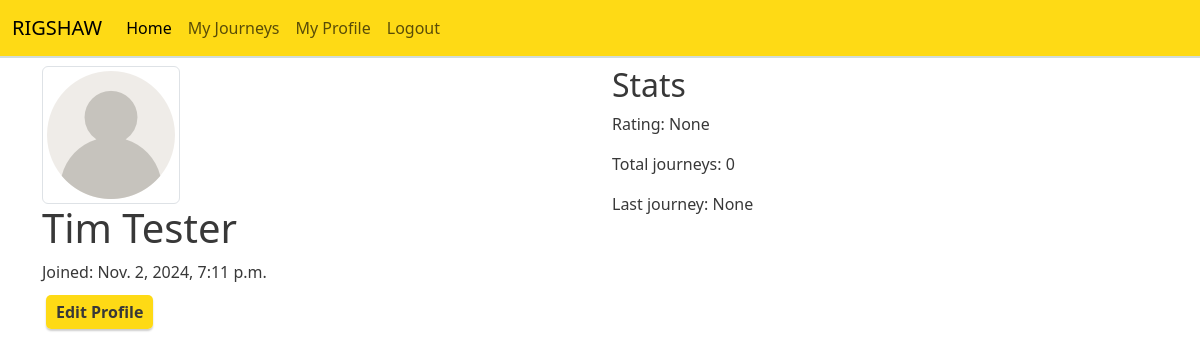
Page /profile/2 (signed in) on the earlier database version.
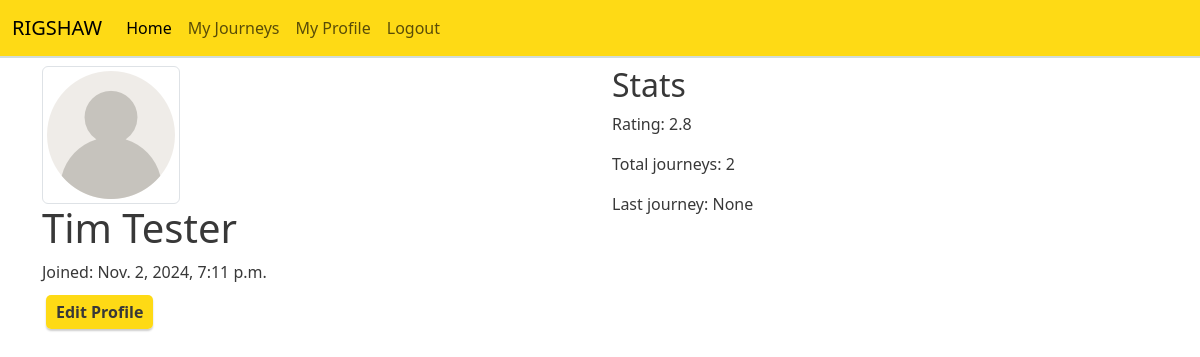
Same page on the later database version.
### profiles/models.py (models this page shows, shortened)
class UserProfile(models.Model):
    user = models.OneToOneField(User, on_delete=models.CASCADE)
    name = models.CharField(max_length=100)
    phone = models.CharField(max_length=15)
    picture = models.ImageField(upload_to='profile/', blank=True)
    avg_rating = models.DecimalField(max_digits=3, decimal_places=1, null=True, blank=True)
    joined = models.DateTimeField(auto_now_add=True)
    class Meta:
        ordering = ['joined']

### profiles/views.py (the view)
# urls.py: path('<int:pk>', views.profile, name='profile'),
def profile(request, pk):
    profile = UserProfile.objects.get(pk=pk)
    total_journeys = Journey.objects.filter(creator=request.user).count()
    last_journey = Journey.objects.filter(creator=request.user, status=2).first()
    context = {
        'profile': profile,
        'total_journeys': total_journeys,
        'last_journey': last_journey,
    }
    return render(request, 'profiles/profile.html', context)

### profiles/templates/profiles/profile.html
{% extends 'base.html' %}
{% load static %}
{% block content %}
    <div class="container">
        <div class="row">
            <div class="col-md-6">
                {% if profile.picture %}
                <img src="{{ profile.picture.url }}" alt="{{ profile.username }}" class="img-thumbnail">
                {% else %}
                <img src="{% static 'profile/user.png' %}" alt="{{ profile.username }}" class="img-thumbnail">
                {% endif %}
                <h1>{{ profile.name }}</h1>
                <p>Joined: {{ profile.joined }}</p>
                {% if user.userprofile.id == profile.id %}
                <a class="btns" href="{% url 'update_profile' %}">Edit Profile</a>
                {% endif %}
            </div>
            <div class="col-md-6">
                <h2>Stats</h2>
                <p>Rating: {{profile.avg_rating}}</p>
                <p>Total journeys: {{total_journeys}}</p>
                <p>Last journey: {% if last_journey %}<a href="{% url 'journey' last_journey.id %}">{{ last_journey }}</a>{% else %}None{% endif %} </p>
            </div>
        </div>
    </div>
{% endblock %}

### templates/base.html (shortened to what this page needs)
{% load static %}
<!DOCTYPE html>
<html lang="en">
<head>
    <link href="https://cdn.jsdelivr.net/npm/bootstrap@5.3.3/dist/css/bootstrap.min.css" rel="stylesheet">
    <link rel="stylesheet" href="https://unpkg.com/leaflet@1.9.4/dist/leaflet.css" />
    <link rel="stylesheet" href="{% static 'css/base.css' %}">
</head>
<body>
    <header>
        <nav class="navbar navbar-expand-md bg-body-tertiary">
            <div class="container-fluid">
              <a class="navbar-brand" href="{% url 'home' %}">RIGSHAW</a>
              <div class="collapse navbar-collapse" id="navbarNav">
                <ul class="navbar-nav">
                  <li class="nav-item">
                    <a class="nav-link active" aria-current="page" href="{% url 'home' %}">Home</a>
                  </li>
                  {% if user.is_authenticated %}
                  <li class="nav-item">
                    <a class="nav-link" href="{% url 'user_journeys' %}">My Journeys</a>
                  </li>
                  <li class="nav-item">
                    <a class="nav-link" href="{% url 'profile' user.userprofile.id %}">My Profile</a>
                  </li>
                  <li class="nav-item">
                    <a class="nav-link" href="{% url 'account_logout' %}">Logout</a>
                  </li>
                  {% endif %}
                </ul>
              </div>
            </div>
          </nav>
    </header>
    <main>
        {% block content %}
        {% endblock content %}
    </main>
</body>
</html>

### static/css/base.css (style rules this page uses)
:root { --taxi-black: #383838; --taxi-grey: #d2dddb; --taxi-yellow: #feda15; --taxi-white: #ffffff; }
* { margin: 0; padding: 0; box-sizing: border-box; }
body { background-color: var(--taxi-white); color: var(--taxi-black); }
.navbar { background-color: var(--taxi-yellow) !important; box-shadow: 0 2px 0 var(--taxi-grey); margin-bottom: 10px; }
button, .btns { background-color: var(--taxi-yellow); color: var(--taxi-black); font-weight: bold; border: none; padding: 6px 10px; margin: 4px; line-height: normal; cursor: pointer; border-radius: 5px; box-shadow: 0 2px 2px 0 rgba(0, 0, 0, 0.2); }
ul, li { list-style-type: none; }
a { text-decoration: none; color: var(--taxi-black); }
main { display: flex; flex-direction: column; align-items: center; justify-content: center; }

Differences in the rows shown:
changed UserProfile "Tim Tester": avg_rating "None" → "2.8"
Other differences:
{{ total_journeys }}: "0" → "2"
